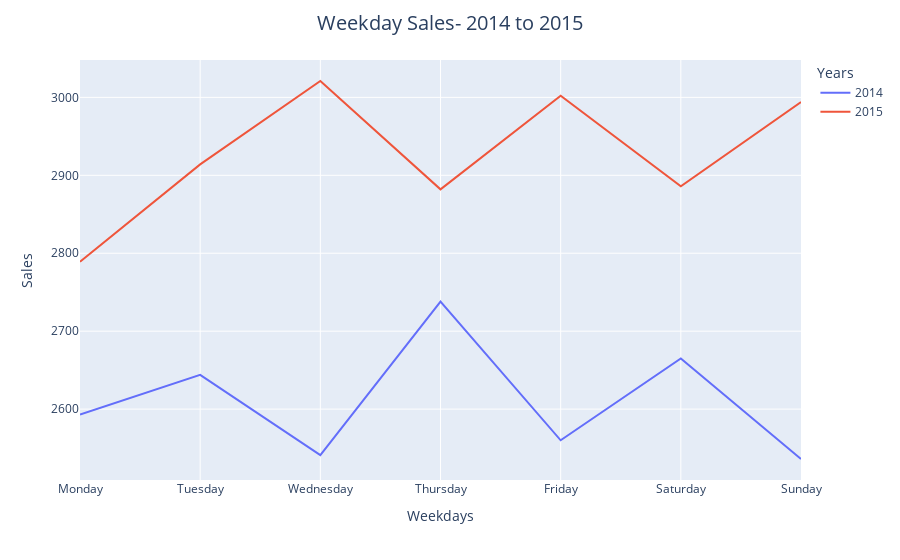

The notebook cell saved with this chart:
### Markdown cell above
Số lượng bán hàng theo ngày trong tuần giữa 2014 và 2015
Vẫn là 2015 bán được nhiều hơn

### Code cell
temp2=df.groupby(['Years','Weekdays'],as_index=False).agg(Sales=('itemDescription','count'))

order_days=CategoricalDtype(['Monday','Tuesday','Wednesday','Thursday','Friday','Saturday','Sunday'])
temp2['Weekdays']=temp2['Weekdays'].astype(order_days)
temp2=temp2.sort_values(by='Weekdays')

fig=px.line(temp2,x='Weekdays',y='Sales',color='Years')
fig.update_layout(title_text='Weekday Sales- 2014 to 2015',title_x=0.5,
                 title={'font': {'size':20}})

### Figure 1 — Plotly figure (JSON) as saved in the notebook; plotly's stock layout.template omitted (floating-point values rounded to 4 significant figures)
{"data": [{"hovertemplate": "Years=2014<br>Weekdays=%{x}<br>Sales=%{y}<extra></extra>", "legendgroup": "2014", "line": {"color": "#636efa", "dash": "solid"}, "marker": {"symbol": "circle"}, "mode": "lines", "name": "2014", "orientation": "v", "showlegend": true, "type": "scatter", "x": ["Monday", "Tuesday", "Wednesday", "Thursday", "Friday", "Saturday", "Sunday"], "xaxis": "x", "y": [2593, 2644, 2541, 2738, 2560, 2665, 2536], "yaxis": "y"}, {"hovertemplate": "Years=2015<br>Weekdays=%{x}<br>Sales=%{y}<extra></extra>", "legendgroup": "2015", "line": {"color": "#EF553B", "dash": "solid"}, "marker": {"symbol": "circle"}, "mode": "lines", "name": "2015", "orientation": "v", "showlegend": true, "type": "scatter", "x": ["Monday", "Tuesday", "Wednesday", "Thursday", "Friday", "Saturday", "Sunday"], "xaxis": "x", "y": [2789, 2914, 3021, 2882, 3002, 2886, 2994], "yaxis": "y"}], "layout": {"legend": {"title": {"text": "Years"}, "tracegroupgap": 0}, "margin": {"t": 60}, "title": {"font": {"size": 20}, "text": "Weekday Sales- 2014 to 2015", "x": 0.5}, "xaxis": {"anchor": "y", "domain": [0, 1], "title": {"text": "Weekdays"}}, "yaxis": {"anchor": "x", "domain": [0, 1], "title": {"text": "Sales"}}}}
